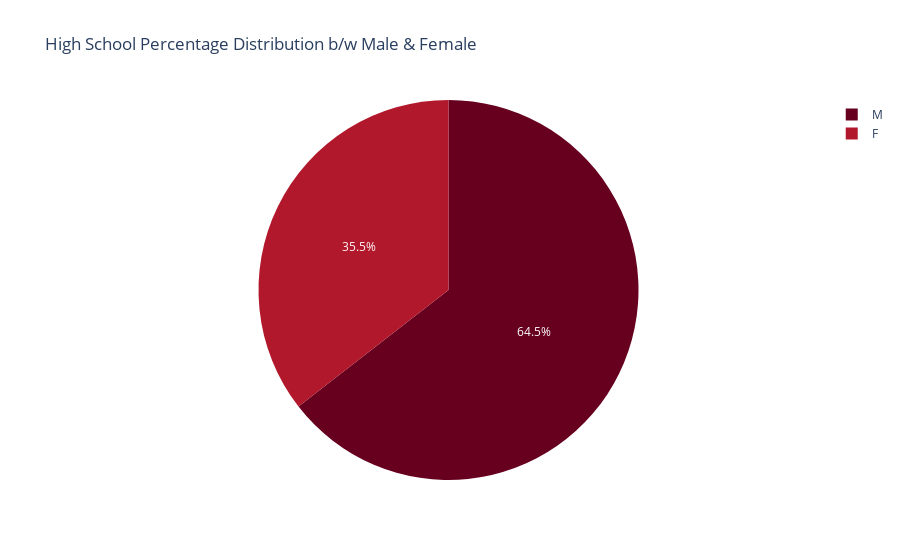

Write notebook code for a chart like this one.
### Code cell
# I want to see gender-wise distribution of 12th percentage 



px.pie(camp, names = 'gender' ,values = "hsc_p",  color_discrete_sequence=px.colors.sequential.RdBu, title= 'High School Percentage Distribution b/w Male & Female')

### Figure 1 — Plotly figure (JSON) as saved in the notebook; plotly's stock layout.template omitted (floating-point values rounded to 4 significant figures; data arrays with more than 128 entries replaced by an {"elided": "..."} marker saying what was removed)
{"data": [{"domain": {"x": [0, 1], "y": [0, 1]}, "hovertemplate": "gender=%{label}<br>hsc_p=%{value}<extra></extra>", "labels": {"elided": "215 str values"}, "legendgroup": "", "name": "", "showlegend": true, "type": "pie", "values": {"elided": "215 float values"}}], "layout": {"legend": {"tracegroupgap": 0}, "piecolorway": ["rgb(103,0,31)", "rgb(178,24,43)", "rgb(214,96,77)", "rgb(244,165,130)", "rgb(253,219,199)", "rgb(247,247,247)", "rgb(209,229,240)", "rgb(146,197,222)", "rgb(67,147,195)", "rgb(33,102,172)", "rgb(5,48,97)"], "title": {"text": "High School Percentage Distribution b/w Male & Female"}}}
